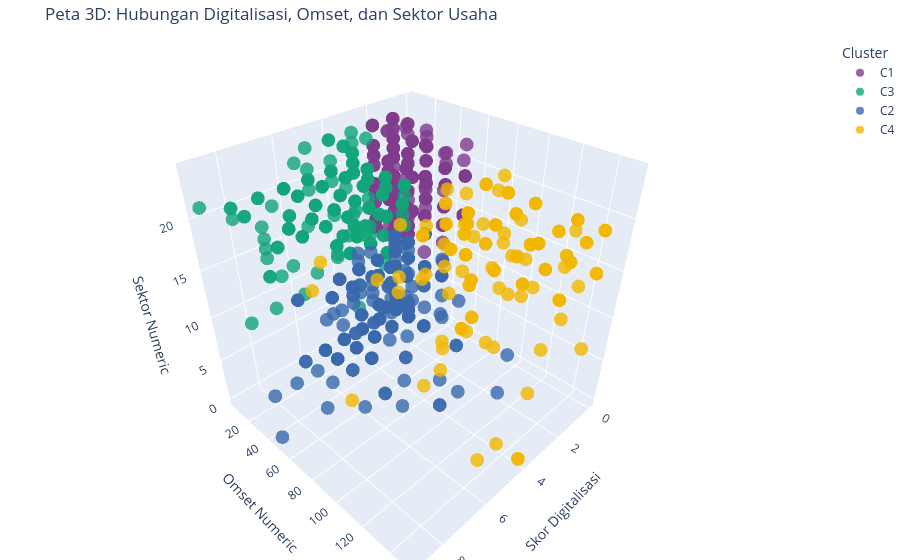
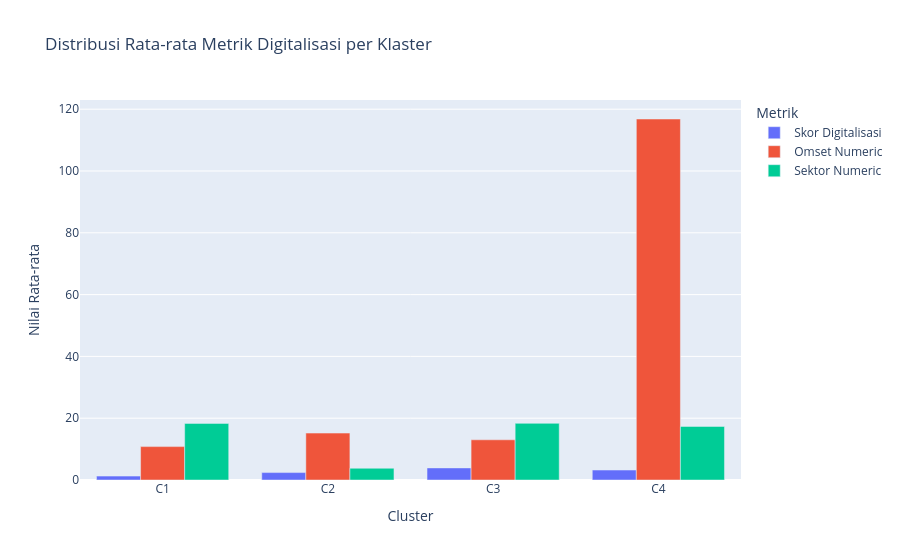

The notebook cell these images were saved under, in order:
### Code cell
import plotly.express as px

# =========================================================
# 1. Visualisasi 3D Interaktif (Digitalisasi vs Omset vs Sektor)
# =========================================================
fig_3d_c3 = px.scatter_3d(
    df, 
    x=fitur_yang_dipakai[0], # Skor Digitalisasi
    y=fitur_yang_dipakai[1], # Omset Numeric
    z=fitur_yang_dipakai[2], # Sektor Numeric
    color='Cluster',
    hover_name='Nama Usaha',
    title="Peta 3D: Hubungan Digitalisasi, Omset, dan Sektor Usaha",
    opacity=0.8,
    color_discrete_sequence=px.colors.qualitative.Bold
)

fig_3d_c3.update_layout(margin=dict(l=0, r=0, b=0, t=40))
fig_3d_c3.show()


# =========================================================
# 2. Bar Chart (Pembandingan Profil Rata-rata)
# =========================================================
# Mengambil rata-rata dari setiap klaster
df_avg_c3 = df.groupby('Cluster')[fitur_yang_dipakai].mean().reset_index()

# Melakukan transformasi data agar pas dengan format Plotly
df_melted_c3 = df_avg_c3.melt(id_vars='Cluster', value_vars=fitur_yang_dipakai, 
                        var_name='Metrik', value_name='Nilai Rata-rata')

# Menggambar diagram batang
fig_bar_c3 = px.bar(
    df_melted_c3, 
    x='Cluster', 
    y='Nilai Rata-rata', 
    color='Metrik', 
    barmode='group',
    title="Distribusi Rata-rata Metrik Digitalisasi per Klaster"
)
fig_bar_c3.show()

### Figure 1 — Plotly figure (JSON) as saved in the notebook; plotly's stock layout.template omitted (floating-point values rounded to 4 significant figures; data arrays with more than 128 entries replaced by an {"elided": "..."} marker saying what was removed)
{"data": [{"hovertemplate": "<b>%{hovertext}</b><br><br>Cluster=C1<br>Skor Digitalisasi=%{x}<br>Omset Numeric=%{y}<br>Sektor Numeric=%{z}<extra></extra>", "hovertext": {"elided": "1438 str values"}, "legendgroup": "C1", "marker": {"color": "rgb(127, 60, 141)", "opacity": 0.8, "symbol": "circle"}, "mode": "markers", "name": "C1", "scene": "scene", "showlegend": true, "type": "scatter3d", "x": {"elided": "1438 int values"}, "y": {"elided": "1438 float values"}, "z": {"elided": "1438 int values"}}, {"hovertemplate": "<b>%{hovertext}</b><br><br>Cluster=C3<br>Skor Digitalisasi=%{x}<br>Omset Numeric=%{y}<br>Sektor Numeric=%{z}<extra></extra>", "hovertext": {"elided": "639 str values"}, "legendgroup": "C3", "marker": {"color": "rgb(17, 165, 121)", "opacity": 0.8, "symbol": "circle"}, "mode": "markers", "name": "C3", "scene": "scene", "showlegend": true, "type": "scatter3d", "x": {"elided": "639 int values"}, "y": {"elided": "639 float values"}, "z": {"elided": "639 int values"}}, {"hovertemplate": "<b>%{hovertext}</b><br><br>Cluster=C2<br>Skor Digitalisasi=%{x}<br>Omset Numeric=%{y}<br>Sektor Numeric=%{z}<extra></extra>", "hovertext": {"elided": "398 str values"}, "legendgroup": "C2", "marker": {"color": "rgb(57, 105, 172)", "opacity": 0.8, "symbol": "circle"}, "mode": "markers", "name": "C2", "scene": "scene", "showlegend": true, "type": "scatter3d", "x": {"elided": "398 int values"}, "y": {"elided": "398 float values"}, "z": {"elided": "398 int values"}}, {"hovertemplate": "<b>%{hovertext}</b><br><br>Cluster=C4<br>Skor Digitalisasi=%{x}<br>Omset Numeric=%{y}<br>Sektor Numeric=%{z}<extra></extra>", "hovertext": {"elided": "145 str values"}, "legendgroup": "C4", "marker": {"color": "rgb(242, 183, 1)", "opacity": 0.8, "symbol": "circle"}, "mode": "markers", "name": "C4", "scene": "scene", "showlegend": true, "type": "scatter3d", "x": {"elided": "145 int values"}, "y": {"elided": "145 float values"}, "z": {"elided": "145 int values"}}], "layout": {"legend": {"title": {"text": "Cluster"}, "tracegroupgap": 0}, "margin": {"b": 0, "l": 0, "r": 0, "t": 40}, "scene": {"domain": {"x": [0, 1], "y": [0, 1]}, "xaxis": {"title": {"text": "Skor Digitalisasi"}}, "yaxis": {"title": {"text": "Omset Numeric"}}, "zaxis": {"title": {"text": "Sektor Numeric"}}}, "title": {"text": "Peta 3D: Hubungan Digitalisasi, Omset, dan Sektor Usaha"}}}

### Figure 2 — Plotly figure (JSON) as saved in the notebook; plotly's stock layout.template omitted (floating-point values rounded to 4 significant figures)
{"data": [{"alignmentgroup": "True", "hovertemplate": "Metrik=Skor Digitalisasi<br>Cluster=%{x}<br>Nilai Rata-rata=%{y}<extra></extra>", "legendgroup": "Skor Digitalisasi", "marker": {"color": "#636efa", "pattern": {"shape": ""}}, "name": "Skor Digitalisasi", "offsetgroup": "Skor Digitalisasi", "orientation": "v", "showlegend": true, "textposition": "auto", "type": "bar", "x": ["C1", "C2", "C3", "C4"], "xaxis": "x", "y": [1.259, 2.399, 3.914, 3.221], "yaxis": "y"}, {"alignmentgroup": "True", "hovertemplate": "Metrik=Omset Numeric<br>Cluster=%{x}<br>Nilai Rata-rata=%{y}<extra></extra>", "legendgroup": "Omset Numeric", "marker": {"color": "#EF553B", "pattern": {"shape": ""}}, "name": "Omset Numeric", "offsetgroup": "Omset Numeric", "orientation": "v", "showlegend": true, "textposition": "auto", "type": "bar", "x": ["C1", "C2", "C3", "C4"], "xaxis": "x", "y": [10.8, 15.18, 13.01, 116.8], "yaxis": "y"}, {"alignmentgroup": "True", "hovertemplate": "Metrik=Sektor Numeric<br>Cluster=%{x}<br>Nilai Rata-rata=%{y}<extra></extra>", "legendgroup": "Sektor Numeric", "marker": {"color": "#00cc96", "pattern": {"shape": ""}}, "name": "Sektor Numeric", "offsetgroup": "Sektor Numeric", "orientation": "v", "showlegend": true, "textposition": "auto", "type": "bar", "x": ["C1", "C2", "C3", "C4"], "xaxis": "x", "y": [18.32, 3.802, 18.34, 17.33], "yaxis": "y"}], "layout": {"barmode": "group", "legend": {"title": {"text": "Metrik"}, "tracegroupgap": 0}, "title": {"text": "Distribusi Rata-rata Metrik Digitalisasi per Klaster"}, "xaxis": {"anchor": "y", "domain": [0, 1], "title": {"text": "Cluster"}}, "yaxis": {"anchor": "x", "domain": [0, 1], "title": {"text": "Nilai Rata-rata"}}}}
